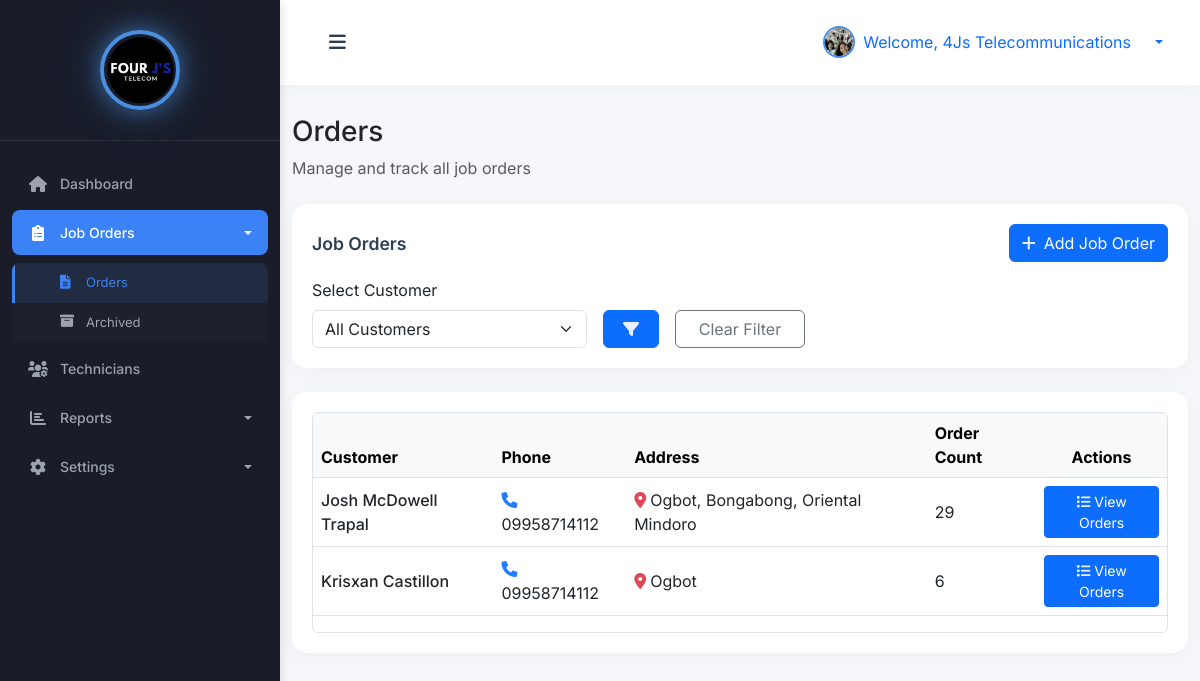
Screenshot of /admin/orders.php (signed in) with the database file from the repository.
### tables this page shows
CREATE TABLE `customers` (
  `id` int(11) NOT NULL,
  `name` varchar(255) NOT NULL,
  `phone` varchar(50) DEFAULT NULL,
  `address` text DEFAULT NULL,
  `email` varchar(255) DEFAULT NULL,
  `created_at` timestamp NOT NULL DEFAULT current_timestamp()
);

### admin/orders.php (the view, shortened to what this page needs)
<?php
try {
    $pdo = new PDO("mysql:host=" . DB_HOST . ";dbname=" . DB_NAME, DB_USER, DB_PASS);
    $pdo->setAttribute(PDO::ATTR_ERRMODE, PDO::ERRMODE_EXCEPTION);
    $stmt = $pdo->prepare("SELECT name, profile_picture FROM admins WHERE id = ?");
    $stmt->execute([$_SESSION['user_id']]);
    $admin = $stmt->fetch(PDO::FETCH_ASSOC);
    $sql = "
        SELECT
            c.id as customer_id,
            c.name as customer_name,
            c.phone as customer_phone,
            c.address as customer_address,
            COUNT(CASE WHEN jo.status NOT IN ('completed', 'cancelled') THEN jo.id END) as order_count
        FROM customers c
        LEFT JOIN job_orders jo ON jo.customer_id = c.id
    ";
    $params = [];
    $sql .= " GROUP BY c.id, c.name, c.phone, c.address
        ORDER BY c.name ASC
    ";
    $stmt = $pdo->prepare($sql);
    $stmt->execute($params);
    $customerOrders = $stmt->fetchAll(PDO::FETCH_ASSOC);
} catch (PDOException $e) {
    die("Database error: " . $e->getMessage());
}
require_once 'includes/header.php';
?>
<body></body>
 <div class="wrapper">
        <?php
        require_once 'includes/sidebar.php';
        ?>
        <div id="content">
            <nav class="navbar navbar-expand-lg navbar-light bg-white">
                <div class="container-fluid">
                    <button type="button" id="sidebarCollapse" class="btn">
                        <i class="fas fa-bars"></i>
                    </button>
                    <div class="ms-auto d-flex align-items-center">
                        <div class="dropdown">
                            <a class="d-flex align-items-center text-decoration-none dropdown-toggle" href="#" id="userDropdown" role="button" data-bs-toggle="dropdown">
                                <img src="<?= !empty($admin['profile_picture']) ? '../' . htmlspecialchars($admin['profile_picture']) : 'https://ui-avatars.com/api/?name=' . urlencode($admin['name'] ?: 'Admin') . '&background=1a237e&color=fff' ?>"
                                     alt="Admin"
                                     class="rounded-circle me-2"
                                     width="32"
                                     height="32"
                                     style="object-fit: cover; border: 2px solid #4A90E2;">
                                <span class="me-3">Welcome, <?= htmlspecialchars($admin['name'] ?: 'Admin') ?></span>
                            </a>
                        </div>
                    </div>
                </div>
            </nav>
<div class="container mt-4">
    <h3>Orders</h3>
    <div class="mb-4">
        <p class="text-muted mb-0">Manage and track all job orders</p>
    </div>
    <div class="card mb-4">
        <div class="card-body">
            <div class="d-flex justify-content-between align-items-center mb-3">
                <h5 class="card-title mb-0">Job Orders</h5>
                <button type="button" class="btn btn-primary" data-bs-toggle="modal" data-bs-target="#orderTypeModal">
                     <i class="fas fa-plus me-2"></i>Add Job Order
                 </button>
            </div>
            <form method="GET" action="" class="row g-3">
                <div class="col-md-4">
                    <label for="search_customer" class="form-label">Select Customer</label>
                    <select class="form-select" id="search_customer" name="search_customer">
                        <option value="">All Customers</option>
                    </select>
                </div>
                <div class="col-md-1 d-flex align-items-end">
                    <button type="submit" class="btn btn-primary w-100">
                        <i class="fas fa-filter"></i>
                    </button>
                </div>
                <div class="col-md-2 d-flex align-items-end">
                    <a href="orders.php" class="btn btn-outline-secondary w-100">Clear Filter</a>
                </div>
            </form>
        </div>
    </div>
    <div class="card mb-4">
        <div class="card-body">
            <div class="table-wrapper" style="max-height: 500px; overflow-y: auto; border: 1px solid #dee2e6; border-radius: 0.375rem;">
                <div class="table-responsive">
                <table class="table table-hover align-middle">
                    <thead class="table-light">
                        <tr>
                            <th>Customer</th>
                            <th>Phone</th>
                            <th>Address</th>
                            <th>Order Count</th>
                            <th class="text-center">Actions</th>
                        </tr>
                    </thead>
                    <tbody>
                        <?php foreach ($customerOrders as $customer): ?>
                        <tr>
                            <td>
                                <span class="fw-medium">
                                    <?= htmlspecialchars($customer['customer_name']) ?>
                                </span>
                            </td>
                            <td><i class="fas fa-phone text-primary me-1"></i><?= htmlspecialchars($customer['customer_phone']) ?></td>
                            <td><i class="fas fa-map-marker-alt text-danger me-1"></i><?= htmlspecialchars($customer['customer_address']) ?></td>
                            <td><?= (int)$customer['order_count'] ?></td>
                            <td class="text-center">
                                <a href="customer_orders.php?customer_id=<?= (int)$customer['customer_id'] ?>" class="btn btn-primary btn-sm">
                                    <i class="fas fa-list"></i> View Orders
                                </a>
                            </td>
                        </tr>
                        <?php endforeach; ?>
                    </tbody>
                </table>
                </div>
            </div>
        </div>
    </div>
</div>
</body>
</html>

### css/style.css (style rules this page uses)
:root { --primary-blue: #4A90E2; --secondary-blue: #5C9CE6; --light-blue: #E8F1FC; --hover-blue: #357ABD; --text-blue: #2C3E50; --success: #2ECC71; --warning: #F1C40F; --danger: #E74C3C; --info: #3498DB; --pastel-purple: #B39DDB; --pastel-pink: #F8BBD0; --pastel-green: #A5D6A7; --pastel-orange: #FFCC80; --card-1: #4A90E2; --card-2: #2ECC71; --card-3: #F1C40F; --card-4: #E74C3C; --sidebar-bg: #2C3E50; --sidebar-header: #1A252F; --sidebar-hover: #34495E; --sidebar-active: #3498DB; }
body { font-family: 'Inter', -apple-system, BlinkMacSystemFont, 'Segoe UI', Roboto, sans-serif; background: #F5F7FA; }
.dropdown-toggle::after { margin-left: 8px; }
.wrapper { display: flex; width: 100%; align-items: stretch; }
#content { margin-left: 280px; min-height: 100vh; transition: all 0.3s ease; background: #F5F7FA; padding: 0; width: calc(100% - 280px); }
@media (min-width: 769px) { #content { margin-left: 280px; width: calc(100% - 280px); } }
@media (min-width: 769px) { #sidebarCollapse { display: block !important; } }
.card { border-radius: 15px; box-shadow: 0 4px 20px rgba(0, 0, 0, 0.03); margin-bottom: 25px; border: none; transition: transform 0.3s ease, box-shadow 0.3s ease; }
.card-body { padding: 1.75rem; }
.card-title { margin-bottom: 1.5rem; font-weight: 600; color: var(--text-blue); font-size: 1.1rem; }
.card i { opacity: 0.9; transition: transform 0.3s ease; }
.navbar { padding: 20px 25px; background: #fff; border: none; border-radius: 0; margin-bottom: 30px; box-shadow: 0 2px 15px rgba(0, 0, 0, 0.03); }
#sidebarCollapse { background: transparent; border: none; color: var(--text-blue); font-size: 1.2rem; padding: 8px 12px; border-radius: 8px; transition: all 0.3s; }

### admin/includes/header.php (style rules this page uses)
.card { height: 100%; margin-bottom: 1rem; }
.card-body { padding: 1.25rem; }
#userDropdown { transition: all 0.2s ease; }
#userDropdown img { border: 2px solid #4A90E2; transition: all 0.2s ease; }

### admin/orders.php (style rules this page uses)
.text-primary { color: #0d6efd !important; }

### rows the page displays
customers: name "Josh McDowell Trapal", phone "09958714112", address "Ogbot, Bongabong, Oriental Mindoro", order_count "29"
customers: name "Krisxan Castillon", phone "09958714112", address "Ogbot", order_count "6"

### other values shown
$admin['name'] ?: 'Admin' "4Js Telecommunications"
